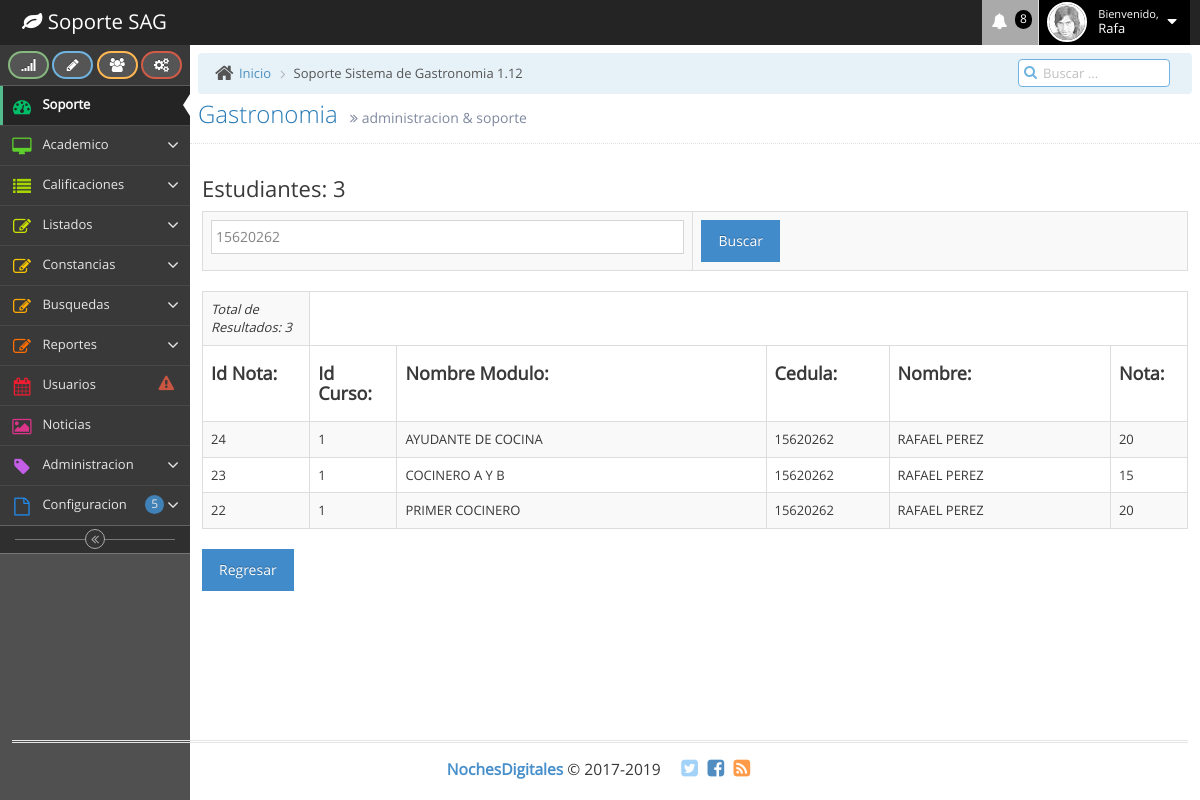
The app's page /soporteSAG/consultanotas.php?criterio=15620262 with its own data.
### tables this page shows
CREATE TABLE `notas` (
  `idnota` int(10) NOT NULL,
  `idcurso` varchar(20) NOT NULL,
  `nommodulo` varchar(100) NOT NULL,
  `idalumno` varchar(20) NOT NULL,
  `nombre` varchar(50) NOT NULL,
  `nota` varchar(3) NOT NULL
);

### soporteSAG/funciones.php (called while the page is built, shortened)
<?php
function getParam($param, $default) {
	$result = $default;
	if (isset($param)) {
  		$result = (get_magic_quotes_gpc()) ? $param : addslashes($param);
	}
	return $result;
}
function sqlValue($value, $type) {
  $value = get_magic_quotes_gpc() ? stripslashes($value) : $value;
  $value = function_exists("mysql_real_escape_string") ? mysql_real_escape_string($value) : mysql_escape_string($value);
  switch ($type) {
    case "text":
      $value = ($value != "") ? "'" . $value . "'" : "NULL";
      break;
  }
  return $value;
}
?>

### soporteSAG/consultanotas.php (the view, shortened to what this page needs)
<?php
require("conexion.php");
require("funciones.php");
$criterio = getParam($_GET["criterio"], "");
$total = 0;
if ($criterio != "") {
	$query = "SELECT * FROM notas WHERE idalumno like ".sqlValue($criterio."%", "text")." ORDER BY idalumno ASC";
	$queEmp = mysql_query($query, $conexion);
	$total = mysql_num_rows($queEmp);
}
?>
<!DOCTYPE html>
<html lang="en">
	<head>
		<link rel="stylesheet" href="assets/css/bootstrap.min.css" />
		<link rel="stylesheet" href="assets/font-awesome/4.5.0/css/font-awesome.min.css" />
		<link rel="stylesheet" href="assets/css/ace.min.css" class="ace-main-stylesheet" id="main-ace-style" />
		<link rel="stylesheet" href="assets/css/ace-skins.min.css" />
		<link rel="stylesheet" href="assets/css/ace-rtl.min.css" />
	</head>
	<body class="skin-2">
		<div id="navbar" class="navbar navbar-default          ace-save-state">
			<div class="navbar-container ace-save-state" id="navbar-container">
				<div class="navbar-header pull-left">
					<a href="index.html" class="navbar-brand">
						<small>
							<i class="fa fa-leaf"></i>
							Soporte SAG
						</small>
					</a>
				</div>
				<div class="navbar-buttons navbar-header pull-right" role="navigation">
					<ul class="nav ace-nav">
					  <li class="purple dropdown-modal">
							<a data-toggle="dropdown" class="dropdown-toggle" href="#">
								<i class="ace-icon fa fa-bell icon-animated-bell"></i>
								<span class="badge badge-important">8</span>
							</a>
					  </li>
						<li class="light-blue dropdown-modal">
							<a data-toggle="dropdown" href="#" class="dropdown-toggle">
								<img class="nav-user-photo" src="assets/images/avatars/user.jpg" alt="Jason's Photo" />
								<span class="user-info">
									<small>Bienvenido,</small>
									Rafa
								</span>
								<i class="ace-icon fa fa-caret-down"></i>
							</a>
					  </li>
				  </ul>
				</div>
			</div>
		</div>
		<div class="main-container ace-save-state" id="main-container">
			<div id="sidebar" class="sidebar                  responsive                    ace-save-state">
				<div class="sidebar-shortcuts" id="sidebar-shortcuts">
					<div class="sidebar-shortcuts-large" id="sidebar-shortcuts-large">
						<button class="btn btn-success">
							<i class="ace-icon fa fa-signal"></i>
						</button>
						<button class="btn btn-info">
							<i class="ace-icon fa fa-pencil"></i>
						</button>
						<button class="btn btn-warning">
							<i class="ace-icon fa fa-users"></i>
						</button>
						<button class="btn btn-danger">
							<i class="ace-icon fa fa-cogs"></i>
						</button>
					</div>
				</div>
				<ul class="nav nav-list">
					<li class="active">
						<a href="index.html">
							<i class="menu-icon fa fa-tachometer"></i>
							<span class="menu-text"> Soporte </span>
						</a>
					</li>
					<li class="">
						<a href="#" class="dropdown-toggle">
							<i class="menu-icon fa fa-desktop"></i>
							<span class="menu-text">
								Academico
							</span>
							<b class="arrow fa fa-angle-down"></b>
						</a>
					</li>
					<li class="">
						<a href="#" class="dropdown-toggle">
							<i class="menu-icon fa fa-list"></i>
							<span class="menu-text"> Calificaciones </span>
							<b class="arrow fa fa-angle-down"></b>
						</a>
					</li>
					<li class="">
						<a href="#" class="dropdown-toggle">
							<i class="menu-icon fa fa-pencil-square-o"></i>
							<span class="menu-text"> Listados </span>
							<b class="arrow fa fa-angle-down"></b>
						</a>
					</li>
<li class="">
						<a href="#" class="dropdown-toggle">
							<i class="menu-icon fa fa-pencil-square-o"></i>
									<span class="menu-text"> Constancias </span>
							<b class="arrow fa fa-angle-down"></b>
						</a>
					</li>
                    <li class="">
						<a href="#" class="dropdown-toggle">
							<i class="menu-icon fa fa-pencil-square-o"></i>
									<span class="menu-text"> Busquedas </span>
							<b class="arrow fa fa-angle-down"></b>
						</a>
					</li>
                    <li class="">
						<a href="#" class="dropdown-toggle">
							<i class="menu-icon fa fa-pencil-square-o"></i>
									<span class="menu-text"> Reportes </span>
							<b class="arrow fa fa-angle-down"></b>
						</a>
					</li>
				  <li class="">
						<a href="calendar.html">
							<i class="menu-icon fa fa-calendar"></i>
							<span class="menu-text">
								Usuarios
							<span class="badge badge-transparent tooltip-error" title="2 Important Events">
									<i class="ace-icon fa fa-exclamation-triangle red bigger-130"></i>
								</span>
							</span>
						</a>
					</li>
					<li class="">
						<a href="gallery.html">
							<i class="menu-icon fa fa-picture-o"></i>
							<span class="menu-text"> Noticias </span>
						</a>
					</li>
					<li class="">
						<a href="#" class="dropdown-toggle">
							<i class="menu-icon fa fa-tag"></i>
							<span class="menu-text"> Administracion </span>
							<b class="arrow fa fa-angle-down"></b>
						</a>
					</li>
					<li class="">
						<a href="#" class="dropdown-toggle">
							<i class="menu-icon fa fa-file-o"></i>
							<span class="menu-text">
								Configuracion
							<span class="badge badge-primary">5</span>
							</span>
							<b class="arrow fa fa-angle-down"></b>
						</a>
					</li>
				</ul>
				<div class="sidebar-toggle sidebar-collapse" id="sidebar-collapse">
					<i id="sidebar-toggle-icon" class="ace-icon fa fa-angle-double-left ace-save-state" data-icon1="ace-icon fa fa-angle-double-left" data-icon2="ace-icon fa fa-angle-double-right"></i>
				</div>
			</div>
			<div class="main-content">
				<div class="main-content-inner">
				  <div class="breadcrumbs ace-save-state" id="breadcrumbs">
						<ul class="breadcrumb">
							<li>
								<i class="ace-icon fa fa-home home-icon"></i>
								<a href="#">Inicio</a>
							</li>
							<li class="active">Soporte Sistema de Gastronomia 1.12</li>
						</ul>
						<div class="nav-search" id="nav-search">
							<form class="form-search">
								<span class="input-icon">
									<input type="text" placeholder="Buscar ..." class="nav-search-input" id="nav-search-input" autocomplete="off" />
									<i class="ace-icon fa fa-search nav-search-icon"></i>
								</span>
							</form>
						</div>
					</div>
						<div class="page-header">
							<h1>
								Gastronomia
								<small>
									<i class="ace-icon fa fa-angle-double-right"></i>
									administracion &amp; soporte
								</small>
						  </h1>
				  </div>
						<div class="row">
							<div class="col-xs-12">
								<div class="col-xs-12">
          <section id="main-content">
          <section class="wrapper">
            <div class="row mt">
              <div class="col-lg-12">
                  <div class="form-panel">
                   <div class="module-head">
                  <h3>Estudiantes: <?php echo $total; ?></h3>
                </div>
                <div class="module-body table">
            <form id="frbuscar" name="frbuscar" method="get" action="">
    <table width="251" border="0" align="center" class="datatable-1 table table-bordered table-striped  display">
      <tr>
        <td width="121"><input name="criterio" type="text" id="criterio" size="40" value="<?php echo $criterio; ?>" class="form-control round-form"/></td>
        <td width="122"><input type="submit" id="btbuscar" value="Buscar" class="btn btn-primary"/></td>
      </tr>
    </table>
  </form>
<?php if ($total > 0) { ?>
<table width="950" border="0" align="center" class="datatable-1 table table-bordered table-striped  display">
 <tr>
        	<td><em>Total de Resultados: <?php echo $total; ?></em></td>
  </tr>
  <tr>
        	<td width="40"><h4><strong>Id Nota:</strong></h4></td>
	        <td width="60"><h4><strong>Id Curso:</strong></h4></td>
	        <td width="300"><h4><strong>Nombre Modulo:</strong></h4></td>
            <td width="100"><h4><strong>Cedula:</strong></h4></td>
	        <td width="180"><h4><strong>Nombre:</strong></h4></td>
	        <td width="40"><h4><strong>Nota:</strong></h4></td>
  </tr>
  <?php while ($rsEmp = mysql_fetch_assoc($queEmp)) { ?>
  <tr>
    <td><?php echo $rsEmp['idnota']; ?></td>
    <td><?php echo $rsEmp['idcurso']; ?></td>
    <td><?php echo $rsEmp['nommodulo']; ?></td>
    <td><?php echo $rsEmp['idalumno']; ?></td>
    <td><?php echo $rsEmp['nombre']; ?></td>
    <td><?php echo $rsEmp['nota']; ?></td>
  </tr>
  <?php } ?>
</table>
<p>
  <?php } ?>
              <a class="btn btn-primary" href="index.php">Regresar</a>
                   <br/>
              </div>
            </div>
    </section>
								</div>
							</div>
						</div>
			  </div>
				</div>
			</div>
			<div class="footer">
				<div class="footer-inner">
					<div class="footer-content">
						<span class="bigger-120">
							<span class="blue bolder">NochesDigitales</span>
							 &copy; 2017-2019
						</span>
						<span class="action-buttons">
							<a href="#">
								<i class="ace-icon fa fa-twitter-square light-blue bigger-150"></i>
							</a>
							<a href="#">
								<i class="ace-icon fa fa-facebook-square text-primary bigger-150"></i>
							</a>
							<a href="#">
								<i class="ace-icon fa fa-rss-square orange bigger-150"></i>
							</a>
						</span>
					</div>
				</div>
			</div>
	</body>
</html>

### records on screen
notas: idnota "24", idcurso "1", nommodulo "AYUDANTE DE COCINA", idalumno "15620262", nombre "RAFAEL PEREZ", nota "20"
notas: idnota "23", idcurso "1", nommodulo "COCINERO A Y B", idalumno "15620262", nombre "RAFAEL PEREZ", nota "15"
notas: idnota "22", idcurso "1", nommodulo "PRIMER COCINERO", idalumno "15620262", nombre "RAFAEL PEREZ", nota "20"

### other values on screen
$total "3"
